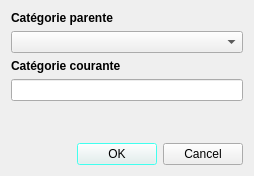
<?xml version="1.0" encoding="UTF-8"?>
<!--
 Kotidien - Finances personnelles assistées par ordinateur
 Copyright (C) 2020-2021 Christophe LEMOINE

 This program is free software: you can redistribute it and/or modify
 it under the terms of the GNU General Public License as published by
 the Free Software Foundation, either version 3 of the License, or
 (at your option) any later version.

 This program is distributed in the hope that it will be useful,
 but WITHOUT ANY WARRANTY; without even the implied warranty of
 MERCHANTABILITY or FITNESS FOR A PARTICULAR PURPOSE.  See the
 GNU General Public License for more details.

 You should have received a copy of the GNU General Public License
 along with this program.  If not, see <https://www.gnu.org/licenses/>.
-->
<ui version="4.0">
 <class>Dialog</class>
 <widget class="QDialog" name="Dialog">
  <property name="geometry">
   <rect>
    <x>0</x>
    <y>0</y>
    <width>254</width>
    <height>176</height>
   </rect>
  </property>
  <property name="palette">
   <palette>
    <active>
     <colorrole role="Highlight">
      <brush brushstyle="SolidPattern">
       <color alpha="255">
        <red>0</red>
        <green>214</green>
        <blue>198</blue>
       </color>
      </brush>
     </colorrole>
     <colorrole role="Link">
      <brush brushstyle="SolidPattern">
       <color alpha="255">
        <red>0</red>
        <green>149</green>
        <blue>137</blue>
       </color>
      </brush>
     </colorrole>
    </active>
    <inactive>
     <colorrole role="Highlight">
      <brush brushstyle="SolidPattern">
       <color alpha="255">
        <red>0</red>
        <green>214</green>
        <blue>198</blue>
       </color>
      </brush>
     </colorrole>
     <colorrole role="Link">
      <brush brushstyle="SolidPattern">
       <color alpha="255">
        <red>0</red>
        <green>149</green>
        <blue>137</blue>
       </color>
      </brush>
     </colorrole>
    </inactive>
    <disabled>
     <colorrole role="Highlight">
      <brush brushstyle="SolidPattern">
       <color alpha="255">
        <red>227</red>
        <green>229</green>
        <blue>231</blue>
       </color>
      </brush>
     </colorrole>
     <colorrole role="Link">
      <brush brushstyle="SolidPattern">
       <color alpha="255">
        <red>0</red>
        <green>149</green>
        <blue>137</blue>
       </color>
      </brush>
     </colorrole>
    </disabled>
   </palette>
  </property>
  <property name="windowTitle">
   <string/>
  </property>
  <property name="windowIcon">
   <iconset resource="../resources.qrc">
    <normaloff>:/Kotidien/ui/icons/toolbar-category.png</normaloff>:/Kotidien/ui/icons/toolbar-category.png</iconset>
  </property>
  <property name="modal">
   <bool>true</bool>
  </property>
  <layout class="QVBoxLayout" name="verticalLayout">
   <item>
    <widget class="QLabel" name="label">
     <property name="font">
      <font>
       <weight>75</weight>
       <bold>true</bold>
      </font>
     </property>
     <property name="text">
      <string>Catégorie parente</string>
     </property>
    </widget>
   </item>
   <item>
    <widget class="QComboBox" name="parentsList"/>
   </item>
   <item>
    <widget class="QLabel" name="label_2">
     <property name="font">
      <font>
       <weight>75</weight>
       <bold>true</bold>
      </font>
     </property>
     <property name="text">
      <string>Catégorie courante</string>
     </property>
    </widget>
   </item>
   <item>
    <widget class="QLineEdit" name="category"/>
   </item>
   <item>
    <spacer name="verticalSpacer_2">
     <property name="orientation">
      <enum>Qt::Vertical</enum>
     </property>
     <property name="sizeHint" stdset="0">
      <size>
       <width>20</width>
       <height>40</height>
      </size>
     </property>
    </spacer>
   </item>
   <item>
    <widget class="QDialogButtonBox" name="buttonBox">
     <property name="orientation">
      <enum>Qt::Horizontal</enum>
     </property>
     <property name="standardButtons">
      <set>QDialogButtonBox::Cancel|QDialogButtonBox::Ok</set>
     </property>
    </widget>
   </item>
  </layout>
 </widget>
 <resources>
  <include location="../resources.qrc"/>
 </resources>
 <connections>
  <connection>
   <sender>buttonBox</sender>
   <signal>rejected()</signal>
   <receiver>Dialog</receiver>
   <slot>reject()</slot>
   <hints>
    <hint type="sourcelabel">
     <x>316</x>
     <y>260</y>
    </hint>
    <hint type="destinationlabel">
     <x>286</x>
     <y>274</y>
    </hint>
   </hints>
  </connection>
 </connections>
</ui>
